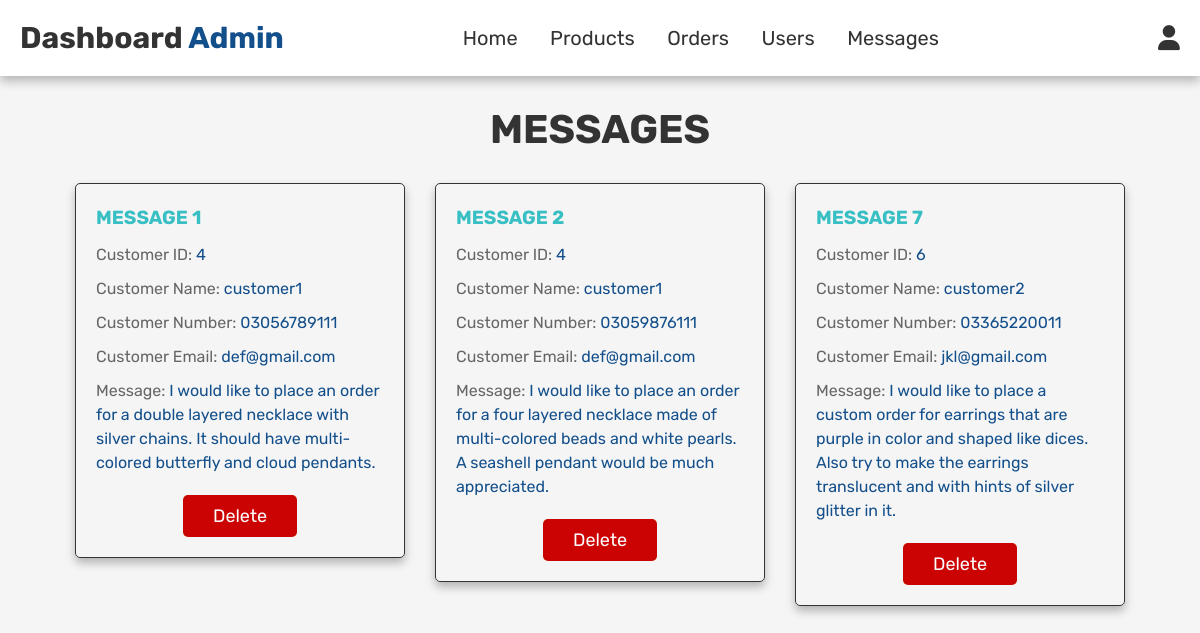
The app's page /admin/admin_contact.php (signed in), older data.
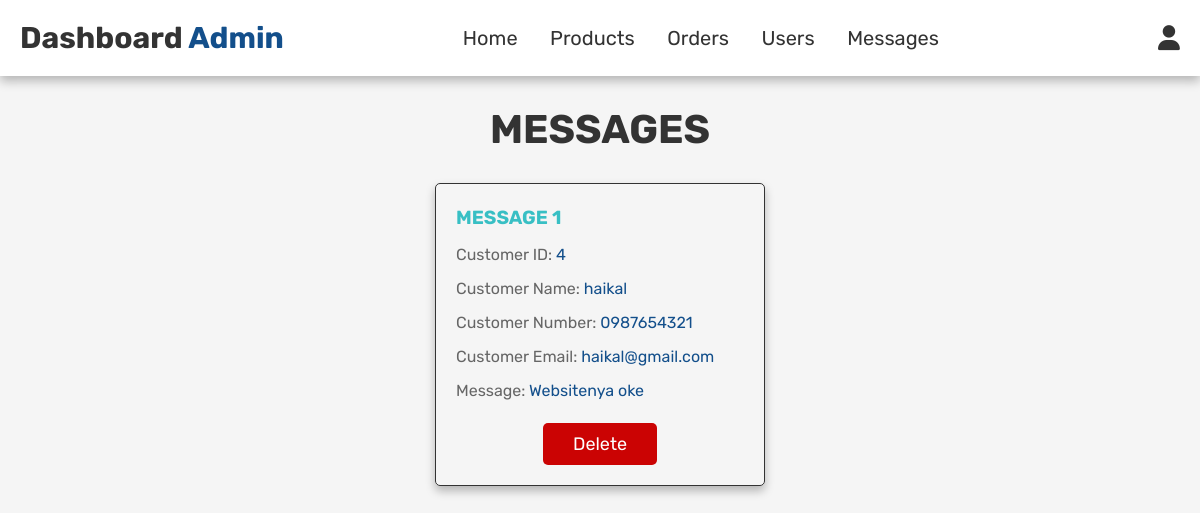
The same page, newer data.
### tables this page shows
CREATE TABLE `messages` (
  `id` int(100) NOT NULL,
  `customer_id` int(100) NOT NULL,
  `name` varchar(100) NOT NULL,
  `email` varchar(100) NOT NULL,
  `number` varchar(12) NOT NULL,
  `message` varchar(1000) NOT NULL,
  `image` varchar(100) NOT NULL
);

### admin/admin_contact.php (the view, shortened to what this page needs)
<?php
    include_once('../config/config.php');
?>
<!DOCTYPE html>
<html lang="en">
    <head>
        <link rel="stylesheet" href="https://cdnjs.cloudflare.com/ajax/libs/font-awesome/6.5.2/css/all.min.css">
        <link rel="stylesheet" href="../css/admin_style.css?v=<?php echo time(); ?>">
    </head>
    <body>
    <?php include './admin_header.php'; ?>
        <section class="messages">
            <h1 class="title">Messages</h1>
            <div class="box-container">
            <?php
                $sql_select_messages = mysqli_query($conn, "SELECT * FROM messages;") or die('Query Failed');
                if(mysqli_num_rows($sql_select_messages) > 0){
                    while($fetch_message = mysqli_fetch_assoc($sql_select_messages)){
                ?>
                <div class="box">
                    <p><b>Message <span><?php echo $fetch_message['id']; ?></span></b></p>
                    <p>Customer ID: <span><?php echo $fetch_message['customer_id']; ?></span></p>
                    <p>Customer Name: <span><?php echo $fetch_message['name']; ?></span></p>
                    <p>Customer Number: <span><?php echo $fetch_message['number']; ?></span></p>
                    <p>Customer Email: <span><?php echo $fetch_message['email']; ?></span></p>
                    <p>Message: <span><?php echo $fetch_message['message']; ?></span></p>
                    <a href="admin_contact.php?delete=<?php echo $fetch_message['id']; ?>" onclick="return confirm('Delete this message?');" class="delete-btn">Delete</a>
                </div>
                <?php
                    }
                }
                else{
                    $message[] = 'You have 0 custom orders or messages.';
                }
                ?>
            </div>
        </section>
    </body>
</html>

Row changes from the older to the newer data that the page shows:
removed messages: id "2", customer "4", name "customer1", number "03059876111", email "def@gmail.com", message "I would like to place an order for a four layered necklace made of multi-colored beads and white pearls. A seashell pendant would be much appreciated."
removed messages: id "7", customer "6", name "customer2", number "03365220011", email "jkl@gmail.com", message "I would like to place a custom order for earrings that are purple in color and shaped like dices. Also try to make the earrings translucent and with hints of silver glitter in it."
changed messages id 1: name "customer1" → "haikal"; number "03056789111" → "0987654321"; email "def@gmail.com" → "haikal@gmail.com"; message "I would like to place an order for a double layered necklace with silver chains. It should have multi-colored butterfly and cloud pendants." → "Websitenya oke"
